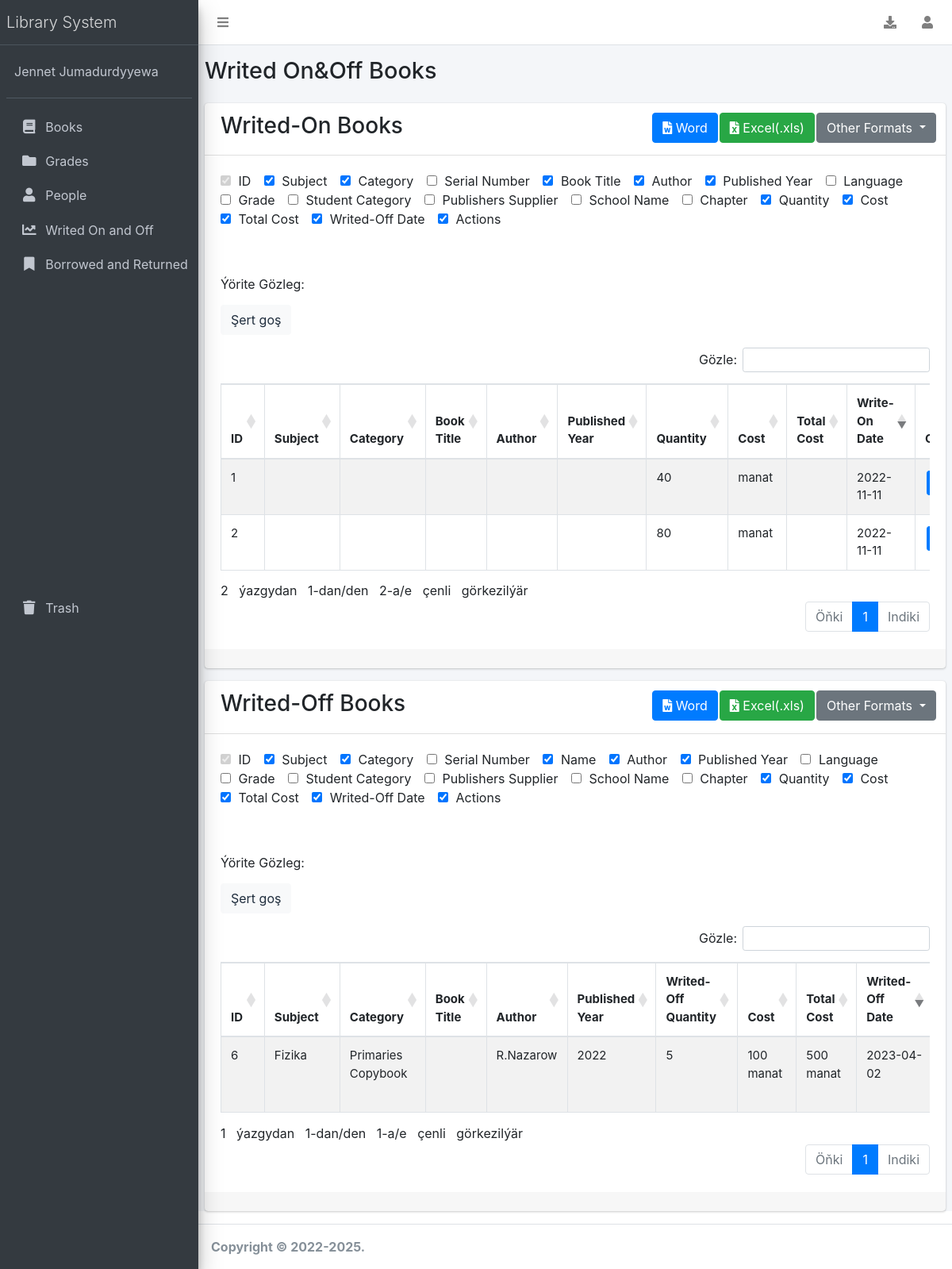
Page /pages/writed-on-and-off/books.php on the committed database.
### tables this page shows
CREATE TABLE `user` (
  `user_id` int(11) NOT NULL,
  `first_name` varchar(64) NOT NULL,
  `last_name` varchar(64) NOT NULL,
  `user_photo` varchar(64) NOT NULL
);

CREATE TABLE `writed_on_books` (
  `on_id` int(11) NOT NULL AUTO_INCREMENT,
  `book_id` int(11) NOT NULL,
  `book_quantity` int(11) NOT NULL,
  `added_quantity` int(11) NOT NULL,
  `writed_on_date` date NOT NULL,
  PRIMARY KEY (`on_id`)
);

CREATE TABLE `writed_off_books` (
  `off_id` int(11) NOT NULL AUTO_INCREMENT,
  `book_id` int(11) NOT NULL,
  `book_quantity` int(11) DEFAULT NULL,
  `added_quantity` int(11) NOT NULL,
  `writed_off_date` date NOT NULL,
  PRIMARY KEY (`off_id`)
);

CREATE TABLE `books` (
  `book_id` int(11) NOT NULL AUTO_INCREMENT,
  `cat_id` int(11) DEFAULT NULL,
  `book_serialnumber` varchar(64) DEFAULT NULL,
  `book_name` varchar(256) DEFAULT NULL,
  `book_author` varchar(256) DEFAULT NULL,
  `book_year` int(11) DEFAULT NULL,
  `book_language` varchar(64) DEFAULT NULL,
  `book_subject` varchar(64) DEFAULT NULL,
  `book_class` varchar(30) DEFAULT NULL,
  `student_cat` varchar(64) DEFAULT NULL,
  `book_edition` varchar(256) DEFAULT NULL,
  `book_school` varchar(256) DEFAULT NULL,
  `book_chapter` int(11) DEFAULT NULL,
  `book_quantity` int(11) DEFAULT NULL,
  `book_cost` float DEFAULT NULL,
  `book_number` int(11) DEFAULT NULL,
  `book_exist` varchar(64) DEFAULT NULL,
  `writed_on_date` date NOT NULL,
  `removed_date` date DEFAULT NULL,
  PRIMARY KEY (`book_id`)
);

### pages/writed-on-and-off/books.php (the view, shortened to what this page needs)
<!DOCTYPE html>
<html>
<?php include '../head.php'; ?>
<body class="hold-transition sidebar-mini layout-fixed">
<div class="wrapper">
  <?php include '../sidebar&navbar.php'; ?>
  <div class="content-wrapper">
    <section class="content-header">
      <div class="container-fluid">
        <div class="row mb-2">
            <h1>Writed On&Off Books</h1>
        </div>
      </div>
    </section>
    <section class="content">
      <div class="card">
        <div class="card-header">
          <h3>Writed-On Books
          <div class="row" style="float: right;">
            <button type="button" style="margin-left: 1px;" class="btn btn-primary" id="table2word">
                  <i class="fa fa-file-word"></i> Word
            </button>
            <button type="button" style="margin-left: 2px;" class="btn btn-success" id="table2xls">
                  <i class="fa fa-file-excel"></i> Excel(.xls)
            </button>
            <div class="dropdown" style="margin-left: 2px;">
              <button class="btn btn-secondary dropdown-toggle" type="button" id="dropdownMenuButton" data-toggle="dropdown" aria-haspopup="true" aria-expanded="false">
                  Other Formats
              </button>
            </div>
          </div>
          </h3>
        </div>
        <div class="card-body">
          <?php include 'checkboxes.php'; ?>
              <br><br>
            <table id='example9' class='table table-bordered table-striped search_table' style='font-size:15px'>
              <thead>
                <tr>
                    <th>ID</th>
                    <th>Subject</th>
                    <th>Category</th>
                    <th>Book Title</th>
                    <th>Author</th>
                    <th>Published Year</th>
                    <th>Quantity</th>
                    <th>Cost</th>
                    <th>Total Cost</th>
                    <th>Write-On Date</th>
                    <th>Operations</th>
                </tr>
              </thead>
              <tbody>
                <?php
                  $query = "SELECT * FROM writed_on_books";
                  $query_run = mysqli_query ($connection, $query);
                  unset ($writedon_books);
                  while ($query_row = mysqli_fetch_assoc ($query_run))  $writedon_books[] = $query_row;
                  $cats = array ("Schoolbook", "Literary Book", "Primaries Copybook", "Teachers Guide", "President Book", "Zambak Book", "Borrowed from Other Schools");
                  foreach ($writedon_books as $won_book)
                  {
                    $diw = $won_book['book_id'];
                    $sql = "SELECT * FROM books WHERE book_id='$diw' AND book_exist='true'";
                    unset ($books);
                    $books[] = mysqli_fetch_assoc (mysqli_query ($connection, $sql));
                    foreach ($books as $book)
                    {
                      echo '<tr>';
                      echo "<td>" . $won_book['on_id'] . "</td>";
                      echo "<td>" . $book['book_subject'] . "</td>";
                      echo "<td>" . $cats[ $book['cat_id'] - 1] . "</td>";
                      echo "<td>" . $book['book_name'] . "</td>";
                      echo "<td>" . $book['book_author'] . "</td>";
                      echo "<td>" . $book['book_year'] . "</td>";
                      echo "<td>";
                      if (!empty($won_book['added_quantity']))  echo $won_book['added_quantity'];
                      echo "</td>";
                      echo "<td>" . $book['book_cost'] . " <span>manat</span></td>";
                      echo "<td>";
                      echo "</td>";
                      echo "<td>" . $won_book['writed_on_date'] . " </td>";
                      echo "<td>" .
                      '<button type="button" class="btn btn-primary btn-sm edit_book" title="Edit" data-toggle="modal" data-target="#edit-book"><i class="fa fa-edit"></i></button>' .
                      '<button type="button" class="btn btn-primary btn-sm remove_book" title="Delete"><i class="fa fa-trash"></i></button>';
                      echo '</td>';
                      echo '</tr>';
                    }
                  }
                ?>
              </tbody>
            </table>
        </div>
        <div class="card-footer">
        </div>
      </div>
      <?php include 'writed_off_books.php'; ?>
    </section>
  </div>
  <?php include '../footer&scripts.php';?>
</div>
</body>
</html>

### pages/sidebar&navbar.php (shortened to what this page needs)
<?php
    $sql = "SELECT * FROM user WHERE user_id='1'";
    $row = mysqli_fetch_assoc (mysqli_query ($connection, $sql));
    $user_info = [$row['first_name'], $row['last_name'], $row['user_photo']];
?>
  <nav class="main-header navbar navbar-expand navbar-white navbar-light">
    <ul class="navbar-nav">
      <li class="nav-item">
        <a class="nav-link" data-widget="pushmenu" href="#"><i class="fas fa-bars"></i></a>
      </li>
    </ul>
    <ul class="navbar-nav ml-auto">
      <li class="nav-item">
        <div class="nav-link" style="cursor: pointer" id="backup_library" title="Export all data">
          <i class="fa fa-download"></i>
        </div>
      </li>
      <li class="nav-item dropdown">
        <a class="nav-link" data-toggle="dropdown" href="#">
          <i class="fa fa-user"></i>
        </a>
      </li>
    </ul>
  </nav>
  <aside class="main-sidebar sidebar-dark-primary elevation-4">
    <a href="../books/books.php" class="brand-link">
      <span class="brand-text font-weight-light">Library System</span>
    </a>
    <div class="sidebar">
      <div class="user-panel mt-3 pb-3 mb-3 d-flex">
        <div class="info">
          <a href="#" class="d-block"><?php echo $user_info[0] . ' ' . $user_info[1]; ?>  </a>
        </div>
      </div>
      <nav class="mt-2">
        <ul class="nav nav-pills nav-sidebar flex-column" data-widget="treeview" role="menu" data-accordion="false">
          <li class="nav-item">
            <a href="../books/books.php" class="nav-link">
                <i class="nav-icon fa fa-book "></i>
                <p class="text">Books</p>
            </a>
          </li>
          <li class="nav-item">
              <a href="../grades/grades.php" class="nav-link">
                    <i class="nav-icon fa fa-folder"></i>
                  <p class="text">Grades</p>
              </a>
          </li>
          <li class="nav-item">
            <a href="../people/people.php" class="nav-link">
                  <i class="nav-icon fa fa-user"></i>
                <p class="text">People</p>
            </a>
          </li>
          <li class="nav-item">
              <a href="../writed-on-and-off/books.php" class="nav-link">
                <i class="nav-icon fa fa-chart-line"></i>
                <p class="text">
                    Writed On and Off
                  </p>
              </a>
          </li>
          <li class="nav-item">
              <a href="../borrowed-and-returned/borrowed&returned.php" class="nav-link">
                <i class="nav-icon fa fa-bookmark"></i>
                <p class="text">
                    Borrowed and Returned
                  </p>
              </a>
          </li>
          <li class="nav-item r-bin">
            <a href="../trash/trash.php" class="nav-link">
              <i class="nav-icon fa fa-trash"></i>
                <p class="text text-wrap">
                  Trash
                </p>
            </a>
          </li>
        </ul>
      </nav>
    </div>
  </aside>

### pages/writed-on-and-off/writed_off_books.php (shortened to what this page needs)
<div class="card">
  <div class="card-header">
    <h3>Writed-Off Books
    <div class="row" style="float: right;">
      <button type="button" style="margin-left: 1px;" class="btn btn-primary" id="off_table2word">
            <i class="fa fa-file-word"></i> Word
      </button>
      <button type="button" style="margin-left: 2px;" class="btn btn-success" id="off_table2xls">
            <i class="fa fa-file-excel"></i> Excel(.xls)
      </button>
      <div class="dropdown" style="margin-left: 2px;">
        <button class="btn btn-secondary dropdown-toggle" type="button" id="dropdownMenuButton" data-toggle="dropdown" aria-haspopup="true" aria-expanded="false">
            Other Formats
        </button>
      </div>
    </div>
    </h3>
  </div>
  <div class="card-body">
    <?php include 'checkboxes2.php'; ?>
        <br><br>
      <table id='example10' class='table table-bordered table-striped search_table' style='font-size:15px'>
        <thead>
          <tr>
              <th>ID</th>
              <th>Subject</th>
              <th>Category</th>
              <th>Book Title</th>
              <th>Author</th>
              <th>Published Year</th>
              <th>Writed-Off Quantity</th>
              <th>Cost</th>
              <th>Total Cost</th>
              <th>Writed-Off Date</th>
          </tr>
        </thead>
        <tbody>
          <?php
            $query = "SELECT * FROM writed_off_books";
            $query_run = mysqli_query ($connection, $query);
            unset ($writedon_books);
            while ($query_row = mysqli_fetch_assoc ($query_run))  $writedon_books[] = $query_row;
            $cats = array ("Schoolbook", "Literary Book", "Primaries Copybook", "Teachers Guide", "President Book", "Zambak Book", "Borrowed from Other Schools");
            foreach ($writedon_books as $won_book)
            {
              $diw = $won_book['book_id'];
              $sql = "SELECT * FROM books WHERE book_id='$diw'";
              unset ($books);
              $books[] = mysqli_fetch_assoc (mysqli_query ($connection, $sql));
              foreach ($books as $book)
              {
                echo '<tr>';
                echo "<td>" . $won_book['off_id'] . "</td>";
                echo "<td>" . $book['book_subject'] . "</td>";
                echo "<td>" . $cats[ $book['cat_id'] - 1] . "</td>";
                echo "<td>" . $book['book_name'] . "</td>";
                echo "<td>" . $book['book_author'] . "</td>";
                echo "<td>" . $book['book_year'] . "</td>";
                echo "<td>";
                if (!empty($won_book['added_quantity']))  echo $won_book['added_quantity'];
                echo "</td>";
                echo "<td>" . $book['book_cost'] . " <span>manat</span></td>";
                echo "<td>";
                if (!empty($won_book['added_quantity'])  &&  !empty($book['book_cost']))  echo $book['book_cost'] * $won_book['added_quantity'] . " manat";
                echo "</td>";
                echo "<td>" . $won_book['writed_off_date'] . " </td>";
                echo '</tr>';
              }
            }
          ?>
        </tbody>
      </table>
  </div>
  <div class="card-footer">
  </div>
</div>

### pages/head.php (style rules this page uses)
td button { margin: 2px; }

### rows in the picture
user: first_name "Jennet", last_name "Jumadurdyyewa"
writed_on_books: on_id "1", added_quantity "40", writed_on_date "2022-11-11"
writed_on_books: on_id "2", added_quantity "80", writed_on_date "2022-11-11"
writed_off_books: off_id "6", added_quantity "5", writed_off_date "2023-04-02"
books: book_subject "Fizika", cat "Primaries Copybook", book_author "R.Nazarow", book_year "2022", book_cost "100", $book['book_cost']*$won_book['added_quantity'] "500"
